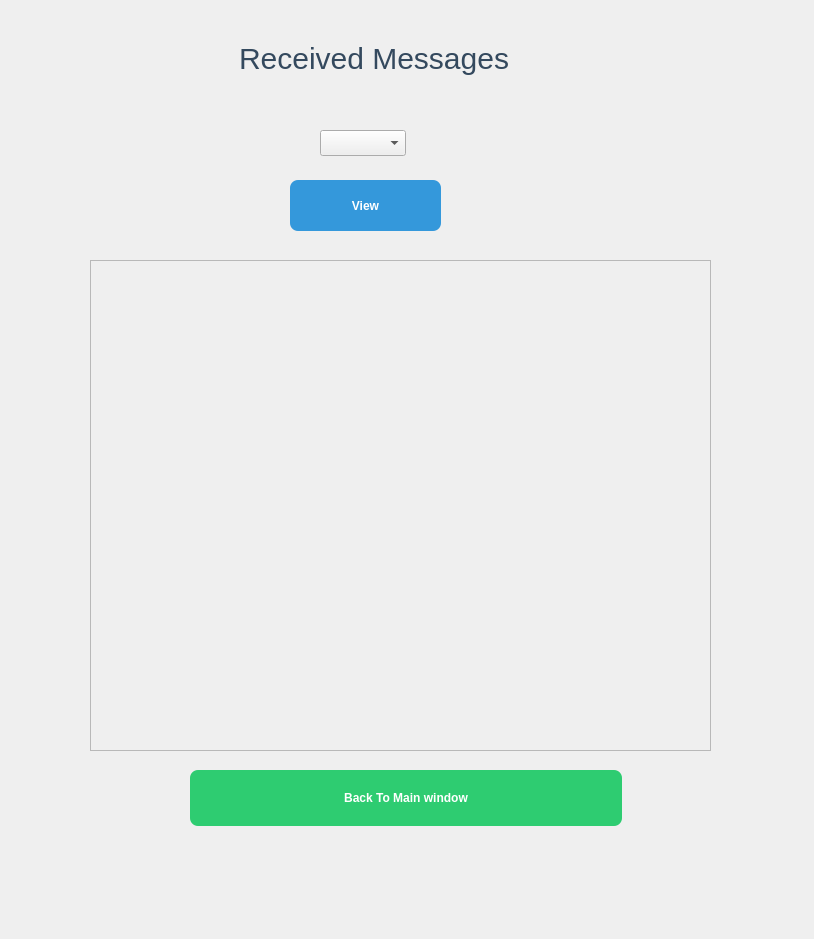
<?xml version="1.0" encoding="UTF-8"?>
<ui version="4.0">
 <class>viewReceivedMessages</class>
 <widget class="QDialog" name="viewReceivedMessages">
  <property name="geometry">
   <rect>
    <x>0</x>
    <y>0</y>
    <width>814</width>
    <height>939</height>
   </rect>
  </property>
  <property name="windowTitle">
   <string>Dialog</string>
  </property>
  <widget class="QWidget" name="widget" native="true">
   <property name="geometry">
    <rect>
     <x>-20</x>
     <y>-20</y>
     <width>971</width>
     <height>1011</height>
    </rect>
   </property>
   <property name="styleSheet">
    <string notr="true">QWidget {
    background: qlineargradient(
        x1: 0, y1: 0,
        x2: 1, y2: 1,
        stop: 0 #d5f5e3,
        stop: 1 #d6eaf8
    );
    margin: 0; 
    padding: 0;
}</string>
   </property>
   <widget class="QLabel" name="label">
    <property name="geometry">
     <rect>
      <x>240</x>
      <y>-20</y>
      <width>321</width>
      <height>141</height>
     </rect>
    </property>
    <property name="styleSheet">
     <string notr="true">QLabel {
	font: 38pt &quot;Sylfaen&quot;;
    color: #34495e;
    border-radius: 10px;
    padding: 12px;
    padding-top: 48px;
    margin-top:20px;
    font-size: 30px;
   
}</string>
    </property>
    <property name="text">
     <string>Received Messages</string>
    </property>
   </widget>
   <widget class="QComboBox" name="comboBox">
    <property name="geometry">
     <rect>
      <x>340</x>
      <y>150</y>
      <width>86</width>
      <height>26</height>
     </rect>
    </property>
   </widget>
   <widget class="QScrollArea" name="scrollArea">
    <property name="geometry">
     <rect>
      <x>110</x>
      <y>280</y>
      <width>621</width>
      <height>491</height>
     </rect>
    </property>
    <property name="widgetResizable">
     <bool>true</bool>
    </property>
    <widget class="QWidget" name="scrollAreaWidgetContents">
     <property name="geometry">
      <rect>
       <x>0</x>
       <y>0</y>
       <width>619</width>
       <height>489</height>
      </rect>
     </property>
    </widget>
   </widget>
   <widget class="QPushButton" name="back">
    <property name="geometry">
     <rect>
      <x>210</x>
      <y>790</y>
      <width>432</width>
      <height>156</height>
     </rect>
    </property>
    <property name="styleSheet">
     <string notr="true">QPushButton {
    background-color: #2ecc71;
    color: white;
    border-radius: 8px;
    padding: 8px 16px;
    font-weight: bold;
    margin-bottom:100px;
	font: 18pt &quot;NSimSun&quot;;
    min-width: 400px;
    min-height: 40px;
    
}

QPushButton:hover {
    background-color: #27ae60;
}

QPushButton:pressed {
    background-color: #1e8449;
}</string>
    </property>
    <property name="text">
     <string>Back To Main window</string>
    </property>
   </widget>
   <widget class="QPushButton" name="view">
    <property name="geometry">
     <rect>
      <x>310</x>
      <y>200</y>
      <width>151</width>
      <height>101</height>
     </rect>
    </property>
    <property name="styleSheet">
     <string notr="true">QPushButton {
    background-color: #3498db;
    color: white;
    border-radius: 8px;
    padding: 8px 16px;
    font-weight: bold;
    margin-bottom:50px;
	font: 18pt &quot;NSimSun&quot;;
    width: 90px;
    height: 20px;
    
}

QPushButton:hover {
    background-color: #2980b9;
}

QPushButton:pressed {
    background-color: #1c5980;
}</string>
    </property>
    <property name="text">
     <string>View</string>
    </property>
   </widget>
   <zorder>label</zorder>
   <zorder>scrollArea</zorder>
   <zorder>back</zorder>
   <zorder>view</zorder>
   <zorder>comboBox</zorder>
  </widget>
 </widget>
 <resources/>
 <connections/>
</ui>
